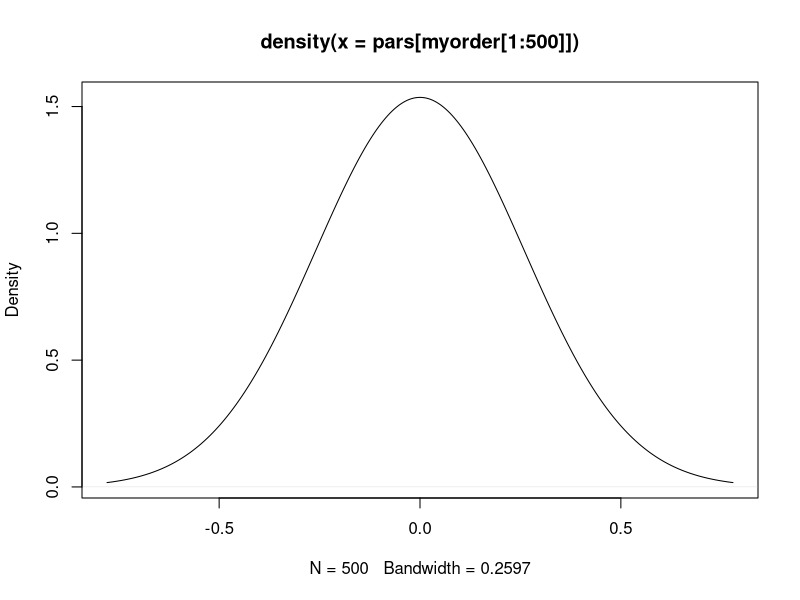

Write the R code that produced this figure.
#dosmenos kodikas

#Function gia kanoniki katanomi

#test data
observation = rnorm(10,182,10)

pars = vector("numeric", length=10000)
statistics = vector("numeric",length = 10000)

for(i in 1:10000){
  m = runif(1,100,200)
  s = rnorm(10,m,10)
  statistics[i]=mean(s)
  
}

#mesos oros paratirisis
mobs = mean(observation)

#vector me timi opote tha to kanei kiklika gia ola
statistics - mobs

#diafores
d = abs(statistics - mobs)

#thelo na valo se seira ta indexes
#FALSE giati theloume apo to mikrotero sto megalitero

myorder = order(d,decreasing = FALSE)
#averages ton prton 500 stoixeion
mean(pars[myorder[1:500]])

#gia na paroume tin grafiki parastasi tis katanomis xrisimopoioume
plot(density(pars[myorder[1:500]]))
